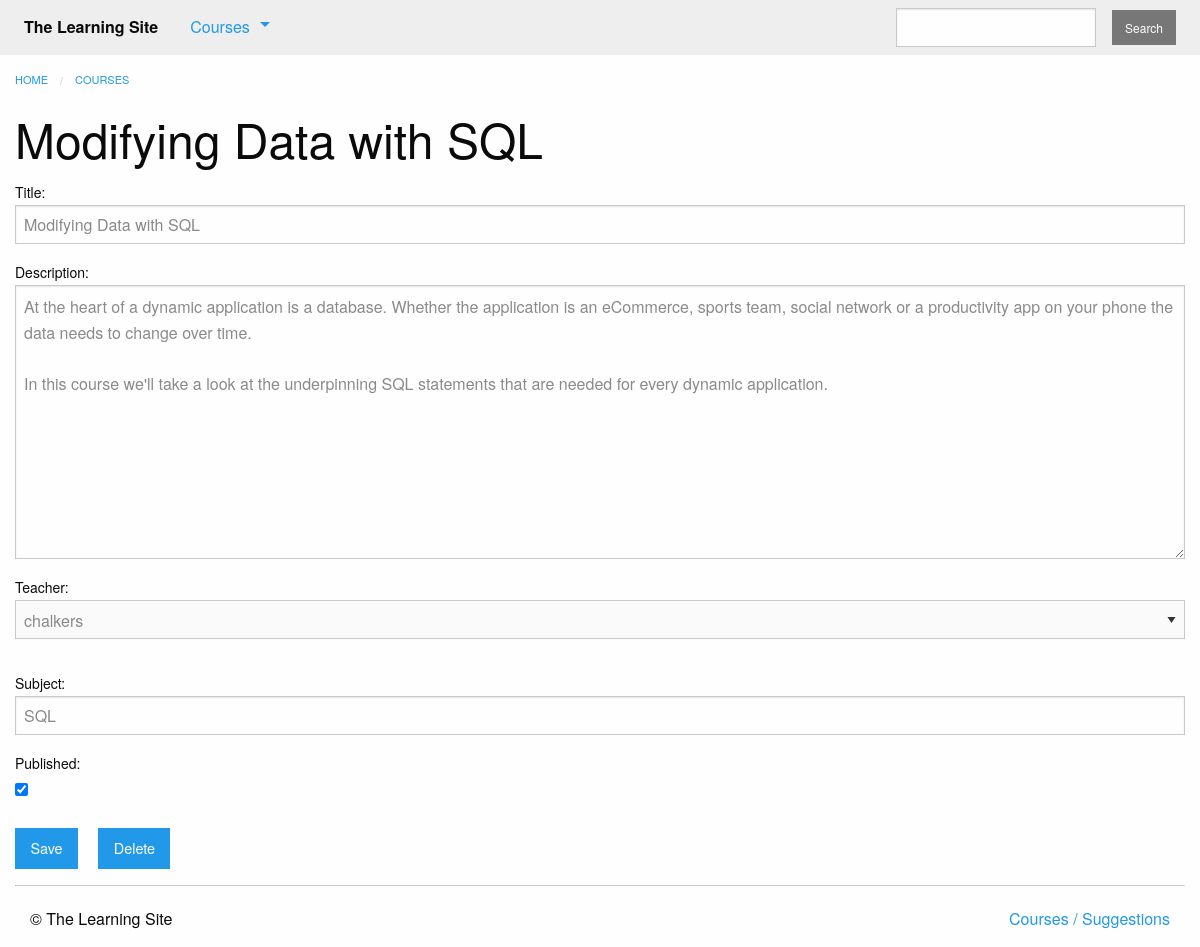
/courses/edit_course/15/ (signed in), run on the app's committed database.
### courses/models.py (models this page shows, shortened)
class Course(models.Model):
    created_at = models.DateTimeField(auto_now_add=True)
    title = models.CharField(max_length=255)
    description = models.TextField()
    teacher = models.ForeignKey(User, on_delete=models.CASCADE)
    subject = models.CharField(default='', max_length=100)
    published = models.BooleanField(default=False)

### courses/views.py (the view, shortened to what this page needs)
# urls.py: path('edit_course/<int:course_pk>/', views.course_edit, name='course_edit'),
@login_required
def course_edit(request, course_pk):
    course = get_object_or_404(models.Course, pk=course_pk)
    form = forms.CourseForm(instance=course)
    return render(request, 'courses/course_form.html', {'form': form, 'course': course })

### courses/forms.py
class CourseForm(forms.ModelForm):
    class Meta:
        model = models.Course
        fields = [
            'title',
            'description',
            'teacher',
            'subject',
            'published'
        ]

### courses/templatetags/course_extras.py (called while the page is built)
@register.inclusion_tag('courses/course_nav.html')
def nav_courses_list():
    courses = Course.objects.filter(published=True)[:5]
    return {'courses': courses}

### courses/templates/courses/course_form.html (shortened to what this page needs)
{% extends "courses/layout.html" %}
{% block content %}
<div class="columns">
    {{ block.super }}
    <h1>{{ form.instance.title|default:"Make a New Course" }}</h1>
    <form method="POST" action="">
        {{ form.as_p }}
        <input type="submit" class="button" name='course_save' value="Save">
        <input  type="submit" class="button" name='course_delete' value="Delete">
    </form>
</div>
{% endblock %}

### data on the page
Course: instance "Modifying Data with SQL", title "Modifying Data with SQL", description "At the heart of a dynamic application is a database. Whether the application is an eCommerce, sports team, social network or a productivity app on your phone the data needs to change over time. In this course we'll take a look at the underpinning SQL statements that are needed for every dynamic application.", teacher "chalkers", subject "SQL", published "☑"
